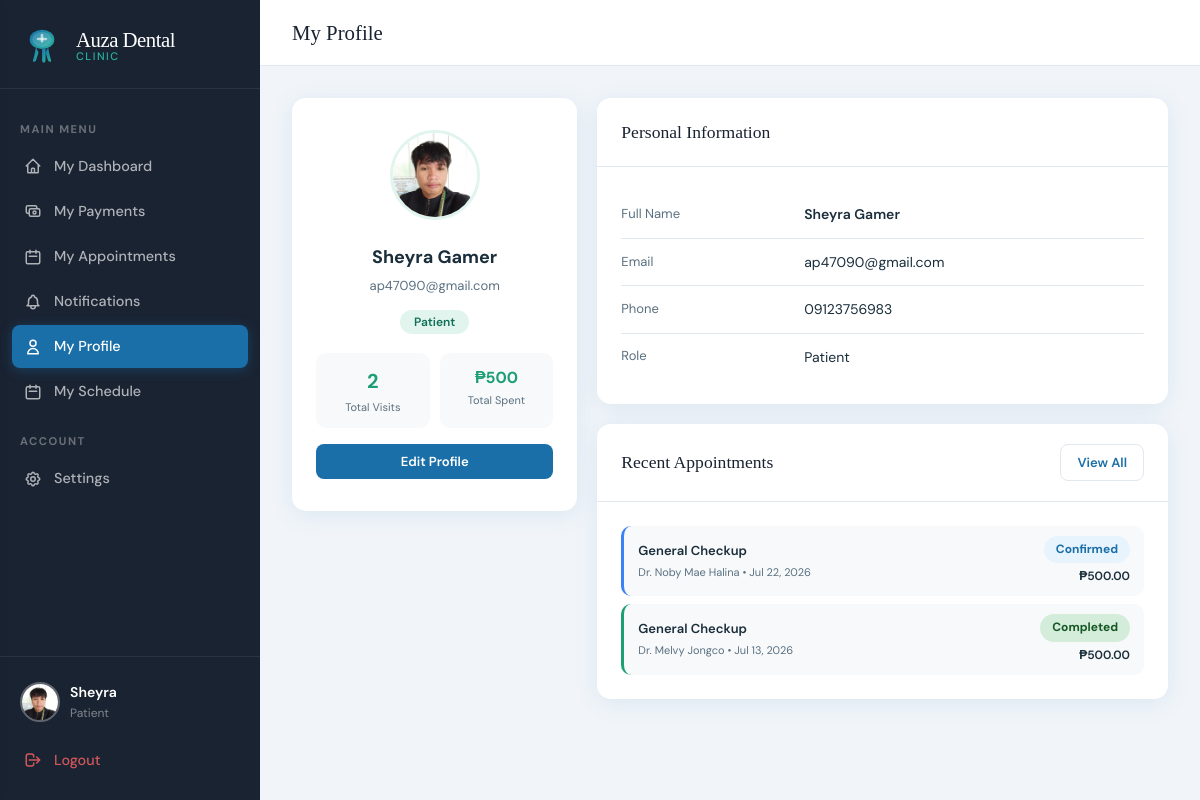
Screenshot of /index.php?page=patient_profile (signed in) with the database file from the repository.
### tables this page shows
CREATE TABLE `users` (
  `id` int(11) NOT NULL,
  `first_name` varchar(100) NOT NULL,
  `last_name` varchar(100) NOT NULL,
  `email` varchar(150) NOT NULL,
  `password` varchar(255) NOT NULL,
  `phone` varchar(20) DEFAULT NULL,
  `role` enum('admin','patient','staff') NOT NULL DEFAULT 'patient',
  `is_verified` tinyint(1) DEFAULT 1,
  `status` enum('pending','approved','rejected') DEFAULT 'pending',
  `created_at` datetime DEFAULT current_timestamp(),
  `avatar` varchar(255) DEFAULT NULL,
  `temp_password` varchar(255) DEFAULT NULL
);

CREATE TABLE `appointments` (
  `id` int(11) NOT NULL,
  `patient_id` int(11) NOT NULL,
  `dentist_id` int(11) NOT NULL,
  `service_id` int(11) NOT NULL,
  `appointment_date` date NOT NULL,
  `appointment_time` time NOT NULL,
  `status` enum('pending','confirmed','completed','cancelled') DEFAULT 'pending',
  `notes` text DEFAULT NULL,
  `reschedule_reason` text DEFAULT NULL,
  `rescheduled_at` datetime DEFAULT NULL,
  `original_date` date DEFAULT NULL,
  `original_time` time DEFAULT NULL,
  `created_at` datetime DEFAULT current_timestamp()
);

CREATE TABLE `services` (
  `id` int(11) NOT NULL,
  `name` varchar(150) NOT NULL,
  `description` text DEFAULT NULL,
  `duration_minutes` int(11) DEFAULT 30,
  `price` decimal(10,2) DEFAULT 0.00,
  `is_active` tinyint(1) DEFAULT 1
);

### app/controllers/AppointmentController.php (called while the page is built, shortened)
<?php
require_once __DIR__ . '/../config.php';
class AppointmentController {
    public function profile() {
        $patient_id = $_SESSION['user_id'];
        $user       = callProcedure('sp_get_user_id', [$patient_id]);
        $user       = $user[0] ?? [];
        $appointments = callProcedure('sp_get_patient_appointments', [$patient_id]);
        $totalSpent = array_sum(array_map(
            fn($a) => $a['status'] === 'completed' ? (float)$a['price'] : 0,
            $appointments
        ));
        require __DIR__ . '/../views/patient/profile.php';
    }
}

### app/views/patient/profile.php (the view, shortened to what this page needs)
<!DOCTYPE html>
<html lang="en">
<head>
<link rel="stylesheet" href="<?= APP_URL ?>/public/css/style.css">
</head>
<body>
<div class="app-layout">
  <?php require __DIR__ . '/../shared/sidebar.php'; ?>
  <div class="main-content">
    <div class="topbar">
      <div class="topbar-title">My Profile</div>
    </div>
    <div class="page-content">
      <?php require_once __DIR__ . '/../shared/helpers.php'; showFlash(); ?>
      <div style="display:grid;grid-template-columns:1fr 2fr;gap:20px;align-items:start;">
        <div class="card" style="margin-bottom:0;">
          <div class="card-body" style="text-align:center;padding:2rem 1.5rem;">
            <?php $avatarFile = $_SESSION['avatar'] ?? ''; ?>
            <?php if (!empty($avatarFile)): ?>
              <img src="<?= APP_URL ?>/public/uploads/avatars/<?= htmlspecialchars($avatarFile) ?>"
                   style="width:90px;height:90px;border-radius:50%;object-fit:cover;border:3px solid #E1F5EE;margin-bottom:16px;">
            <?php else: ?>
              <div style="width:90px;height:90px;border-radius:50%;background:#E1F5EE;display:flex;align-items:center;justify-content:center;font-size:32px;font-weight:700;color:#1D9E75;margin:0 auto 16px;">
                <?= strtoupper(substr($user['first_name']??'U',0,1)) ?>
              </div>
            <?php endif; ?>
            <div style="font-size:18px;font-weight:700;color:#1a2e3b;"><?= htmlspecialchars(($user['first_name']??'').' '.($user['last_name']??'')) ?></div>
            <div style="font-size:13px;color:#5a7080;margin-top:4px;"><?= htmlspecialchars($user['email']??'') ?></div>
            <div style="margin-top:12px;">
              <span style="background:#E1F5EE;color:#0F6E56;font-size:12px;font-weight:600;padding:4px 14px;border-radius:20px;">Patient</span>
            </div>
            <div style="display:grid;grid-template-columns:1fr 1fr;gap:10px;margin-top:20px;">
              <div style="background:#f8f9fa;border-radius:10px;padding:12px;">
                <div style="font-size:20px;font-weight:700;color:#1D9E75;"><?= count($appointments) ?></div>
                <div style="font-size:11px;color:#5a7080;margin-top:2px;">Total Visits</div>
              </div>
              <div style="background:#f8f9fa;border-radius:10px;padding:12px;">
                <div style="font-size:16px;font-weight:700;color:#1D9E75;">₱<?= number_format($totalSpent, 0) ?></div>
                <div style="font-size:11px;color:#5a7080;margin-top:2px;">Total Spent</div>
              </div>
            </div>
            <a href="?page=settings" class="btn btn-primary btn-sm" style="margin-top:16px;width:100%;display:block;text-align:center;">Edit Profile</a>
          </div>
        </div>
        <div style="display:flex;flex-direction:column;gap:20px;">
          <div class="card" style="margin-bottom:0;">
            <div class="card-header"><div class="card-title">Personal Information</div></div>
            <div class="card-body">
              <table style="width:100%;border-collapse:collapse;">
                <tr style="border-bottom:1px solid #f0f0f0;">
                  <td style="padding:12px 0;color:#5a7080;font-size:13px;width:35%;">Full Name</td>
                  <td style="padding:12px 0;font-weight:600;font-size:14px;color:#1a2e3b;"><?= htmlspecialchars(($user['first_name']??'').' '.($user['last_name']??'')) ?></td>
                </tr>
                <tr style="border-bottom:1px solid #f0f0f0;">
                  <td style="padding:12px 0;color:#5a7080;font-size:13px;">Email</td>
                  <td style="padding:12px 0;font-size:14px;color:#1a2e3b;"><?= htmlspecialchars($user['email']??'') ?></td>
                </tr>
                <tr style="border-bottom:1px solid #f0f0f0;">
                  <td style="padding:12px 0;color:#5a7080;font-size:13px;">Phone</td>
                  <td style="padding:12px 0;font-size:14px;color:#1a2e3b;"><?= htmlspecialchars($user['phone']??'—') ?></td>
                </tr>
                <tr>
                  <td style="padding:12px 0;color:#5a7080;font-size:13px;">Role</td>
                  <td style="padding:12px 0;font-size:14px;color:#1a2e3b;">Patient</td>
                </tr>
              </table>
            </div>
          </div>
          <div class="card" style="margin-bottom:0;">
            <div class="card-header">
              <div class="card-title">Recent Appointments</div>
              <a href="?page=patient_appointments" class="btn btn-ghost btn-sm">View All</a>
            </div>
            <div class="card-body">
              <?php
                $recent = array_slice($appointments, 0, 5);
              ?>
              <?php if (empty($recent)): ?>
                <div style="text-align:center;padding:1.5rem;color:#5a7080;font-size:14px;">No appointments yet.</div>
              <?php else: ?>
                <div style="display:flex;flex-direction:column;gap:8px;">
                  <?php foreach ($recent as $a):
                    $colors = ['pending'=>'#F59E0B','confirmed'=>'#3B82F6','completed'=>'#1D9E75','cancelled'=>'#FC8181'];
                    $c = $colors[$a['status']] ?? '#888';
                  ?>
                  <div style="display:flex;align-items:center;gap:12px;padding:10px 14px;border-radius:10px;background:#f8f9fa;border-left:3px solid <?= $c ?>;">
                    <div style="flex:1;">
                      <div style="font-size:13px;font-weight:600;color:#1a2e3b;"><?= htmlspecialchars($a['service_name']) ?></div>
                      <div style="font-size:11px;color:#5a7080;margin-top:2px;">Dr. <?= htmlspecialchars($a['dentist_name']) ?> &bull; <?= date('M j, Y', strtotime($a['appointment_date'])) ?></div>
                    </div>
                    <div style="text-align:right;">
                      <?= statusBadge($a['status']) ?>
                      <div style="font-size:12px;font-weight:600;color:#1a2e3b;margin-top:4px;">₱<?= number_format($a['price'], 2) ?></div>
                    </div>
                  </div>
                  <?php endforeach; ?>
                </div>
              <?php endif; ?>
            </div>
          </div>
        </div>
      </div>
    </div>
  </div>
</div>
</body>
</html>

### app/config.php (shortened to what this page needs)
<?php
function getDB() {
    static $conn = null;
    if ($conn === null) {
        $conn = new mysqli(DB_HOST, DB_USER, DB_PASS, DB_NAME);
        $conn->set_charset('utf8mb4');
    }
    return $conn;
}
function callProcedure($proc_name, $params = []) {
    $db = getDB();
    if (empty($params)) {
        $sql = "CALL {$proc_name}()";
        $result = $db->query($sql);
    } else {
        $placeholders = implode(',', array_fill(0, count($params), '?'));
        $sql = "CALL {$proc_name}({$placeholders})";
        $stmt = $db->prepare($sql);
        $types = '';
        foreach ($params as $p) {
            if (is_int($p)) $types .= 'i';
            elseif (is_float($p)) $types .= 'd';
            else $types .= 's';
        }
        $stmt->bind_param($types, ...$params);
        $stmt->execute();
        $result = $stmt->get_result();
    }
    $rows = [];
    while ($row = $result->fetch_assoc()) {
        $rows[] = $row;
    }
    return $rows;
}
function statusBadge($status) {
    $classes = [
        'pending'   => 'badge-pending',
        'confirmed' => 'badge-confirmed',
        'completed' => 'badge-completed',
        'cancelled' => 'badge-cancelled',
    ];
    $class = $classes[$status] ?? 'badge-pending';
    return "<span class='badge {$class}'>" . ucfirst($status) . "</span>";
}

### public/css/style.css (style rules this page uses)
:root { --primary: #1a6fa8; --primary-dark: #134f7a; --primary-light:#e8f4fd; --accent: #28b4a0; --accent-light: #e6f7f5; --danger: #e74c3c; --warning: #f39c12; --success: #27ae60; --info: #2980b9; --dark: #1a2332; --gray: #6b7280; --gray-light: #f1f5f9; --white: #ffffff; --border: #e2e8f0; --shadow: 0 4px 24px rgba(26,111,168,0.10); --shadow-lg: 0 8px 40px rgba(26,111,168,0.16); --radius: 14px; --radius-sm: 8px; --font-display: 'Playfair Display', serif; --font-body: 'DM Sans', sans-serif; }
*, *::before, *::after { box-sizing: border-box; margin: 0; padding: 0; }
body { font-family: var(--font-body); background: var(--gray-light); color: var(--dark); min-height: 100vh; font-size: 15px; line-height: 1.6; }
a { color: var(--primary); text-decoration: none; }
.btn { display: inline-flex; align-items: center; justify-content: center; gap: 8px; padding: 12px 24px; border-radius: var(--radius-sm); border: none; font-family: var(--font-body); font-size: 0.9rem; font-weight: 600; cursor: pointer; transition: all 0.2s; text-decoration: none; }
.btn-primary { background: var(--primary); color: white; }
.btn-ghost { background: transparent; color: var(--primary); border: 1.5px solid var(--border); }
.btn-sm { padding: 7px 16px; font-size: 0.82rem; }
.app-layout { display: flex; min-height: 100vh; }
.main-content { margin-left: 260px; flex: 1; display: flex; flex-direction: column; }
.topbar { background: white; border-bottom: 1px solid var(--border); padding: 16px 32px; display: flex; align-items: center; justify-content: space-between; position: sticky; top: 0; z-index: 50; }
.topbar-title { font-family: var(--font-display); font-size: 1.3rem; color: var(--dark); }
.page-content { padding: 32px; flex: 1; }
.card { background: white; border-radius: var(--radius); box-shadow: var(--shadow); overflow: hidden; }
.card-header { padding: 20px 24px; border-bottom: 1px solid var(--border); display: flex; align-items: center; justify-content: space-between; }
.card-title { font-family: var(--font-display); font-size: 1.1rem; color: var(--dark); }
.card-body { padding: 24px; }
table { width: 100%; border-collapse: collapse; }
tbody td { padding: 14px 16px; border-bottom: 1px solid var(--border); font-size: 0.88rem; }
tbody tr:last-child td { border-bottom: none; }
.badge { display: inline-block; padding: 4px 12px; border-radius: 20px; font-size: 0.75rem; font-weight: 700; text-transform: capitalize; }
.badge-confirmed { background: var(--primary-light); color: var(--primary); }
.badge-completed { background: #d4edda; color: #155724; }

### rows the page displays
users: first_name+last_name "Sheyra Gamer", email "ap47090@gmail.com", phone "09123756983"
appointments: service.name "General Checkup", dentist_name "Noby Mae Halina", appointment_date "Jul 22, 2026", status "Confirmed", service.price "500.00"
appointments: service.name "General Checkup", dentist_name "Melvy Jongco", appointment_date "Jul 13, 2026", status "Completed", service.price "500.00"

### other values shown
$_SESSION['role'] "Patient"
count($appointments) "2"
$totalSpent "500"
